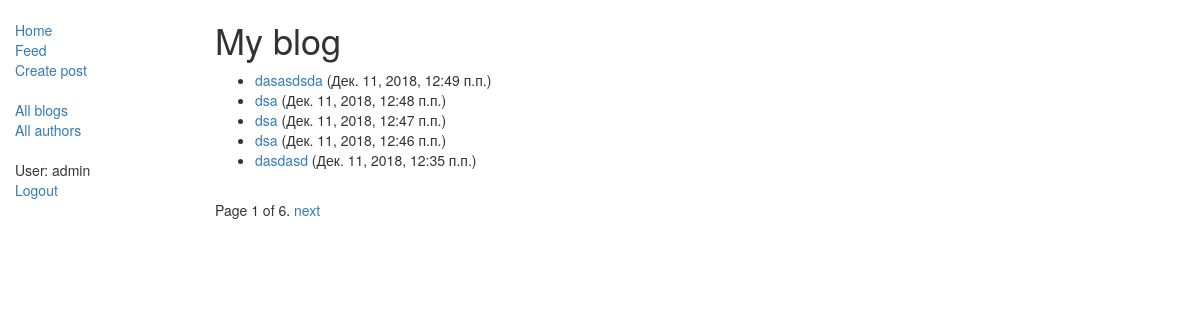
Page /blog/ (signed in) on the committed database.
### blog/models.py (models this page shows, shortened)
class Blog(models.Model):
    title = models.CharField(max_length=200)
    author = models.ForeignKey(Author, on_delete=models.SET_NULL, null=True)
    text = models.TextField()
    post_date = models.DateTimeField(auto_now_add=True)
    class Meta:
        ordering = ['-post_date']
    def get_absolute_url(self):
        return reverse('blog-detail', args=[str(self.id)])

### blog/views.py (the view)
# urls.py: path('', views.Index.as_view(), name='index'),
class Index(LoginRequiredMixin, generic.ListView):
    model = Blog
    paginate_by = 5
    template_name = 'index.html'
    def get_queryset(self):
        return Blog.objects.filter(author__user=self.request.user).order_by('-post_date')

### blog/templates/index.html
{% extends "base.html" %}
{% block content %}
    {% if user.is_authenticated %}
        <h1>My blog</h1>
        {% if blog_list %}
            <ul>
                {% for blog in blog_list %}
                    <li>
                        <a href="{{ blog.get_absolute_url }}">{{ blog.title }}</a> ({{ blog.post_date }})
                    </li>
                {% endfor %}
            </ul>
        {% else %}
            <p>There are no posts.</p>
        {% endif %}
    {% else %}
        <h1>Django Blog Home</h1>
        <p>Welcome to <em>Django Blog</em></p>
    {% endif %}
{% endblock %}

### blog/templates/base.html (shortened to what this page needs)
<!DOCTYPE html>
<html lang="en">
<head>
    <link rel="stylesheet" href="https://maxcdn.bootstrapcdn.com/bootstrap/3.3.7/css/bootstrap.min.css">
</head>
<body>
    <div class="container-fluid">
        <div class="row">
            <div class="col-sm-2">
                {% block sidebar %}
                <ul class="sidebar-nav">
                    <li><a href="{% url 'index' %}">Home</a></li>
                    <li><a href="{% url 'feed' %}">Feed</a></li>
                    <li><a href="{% url 'blog-create' %}">Create post</a></li>
                </ul>
                <ul class="sidebar-nav">
                    <li><a href="{% url 'blogs' %}">All blogs</a></li>
                    <li><a href="{% url 'authors' %}">All authors</a></li>
                </ul>
                <ul class="sidebar-nav">
                    {% if user.is_authenticated %}
                        <li>User: {{ user.get_username }}</li>
                        <li><a href="{% url 'logout'%}?next={{request.path}}">Logout</a></li>
                    {% else %}
                        <li><a href="{% url 'login'%}?next={{request.path}}">Login</a></li>
                    {% endif %}
                </ul>
                {% endblock %}
            </div>
            <div class="col-sm-10 ">
                {% block content %}{% endblock %}
                {% block pagination %}
                    {% if is_paginated %}
                        <div class="pagination">
                            <span class="page-links">
                            <span class="page-current">
                                Page {{ page_obj.number }} of {{ page_obj.paginator.num_pages }}.
                            </span>
                            {% if page_obj.has_next %}
                                <a href="{{ request.path }}?page={{ page_obj.next_page_number }}">next</a>
                            {% endif %}
                            </span>
                        </div>
                    {% endif %}
                {% endblock %}
            </div>
        </div>
    </div>
</body>
</html>

### blog/templates/base.html (style rules this page uses)
.sidebar-nav { margin-top: 20px; padding: 0; list-style: none; }

### rows in the picture
Blog: title "dasasdsda", post_date "Дек. 11, 2018, 12:49 п.п."
Blog: title "dsa", post_date "Дек. 11, 2018, 12:48 п.п."
Blog: title "dsa", post_date "Дек. 11, 2018, 12:47 п.п."
Blog: title "dsa", post_date "Дек. 11, 2018, 12:46 п.п."
Blog: title "dasdasd", post_date "Дек. 11, 2018, 12:35 п.п."

### other values in the picture
{{ user.get_username }} "admin"
{{ page_obj.number }} "1"
{{ page_obj.paginator.num_pages }} "6"
